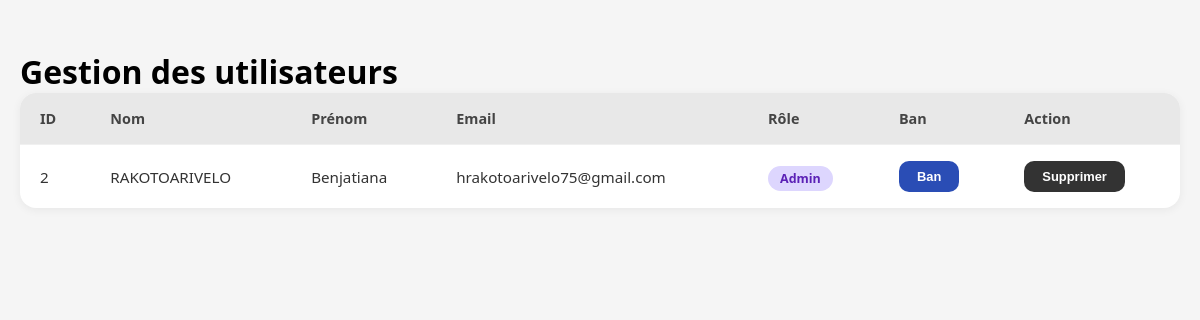
/Admin/Users.php (signed in), run on the app's committed database.
### tables this page shows
CREATE TABLE `utilisateurs` (
  `id` int(11) NOT NULL,
  `nom` varchar(50) NOT NULL,
  `prenom` varchar(50) NOT NULL,
  `email` varchar(50) NOT NULL,
  `mot_de_passe` varchar(255) NOT NULL,
  `role` tinyint(1) NOT NULL DEFAULT 0,
  `ban` tinyint(1) NOT NULL DEFAULT 0
);

### Admin/Users.php (the view, shortened to what this page needs)
<?php
require_once "../Configuration/config.php";
$stmt = $db->query("SELECT id, nom, prenom, email, role, ban FROM utilisateurs");
$utilisateurs = $stmt->fetchAll(PDO::FETCH_ASSOC);
?>
<!DOCTYPE html>
<html lang="fr">
<head>
    <link rel="stylesheet" href="Users.css">
</head>
<body>
<h1>Gestion des utilisateurs</h1>
<table>
    <thead>
        <tr>
            <th>ID</th>
            <th>Nom</th>
            <th>Prénom</th>
            <th>Email</th>
            <th>Rôle</th>
            <th>Ban</th>
            <th>Action</th>
        </tr>
    </thead>
    <tbody>
        <?php foreach ($utilisateurs as $user) { ?>
            <tr>
                <td><?= $user["id"] ?></td>
                <td><?= htmlspecialchars($user["nom"]) ?></td>
                <td><?= htmlspecialchars($user["prenom"]) ?></td>
                <td><?= htmlspecialchars($user["email"]) ?></td>
                <td>
                    <span class="<?= $user["role"] == 2 ? 'role-admin' : 'role-user' ?>">
                        <?= $user["role"] == 2 ? "Admin" : "Utilisateur" ?>
                    </span>
                </td>
                <td>
                    <a href="?ban=<?= $user["id"] ?>&perm=<?= $user["role"] ?>&situation=<?= $user["ban"] ?>"
                        onclick="return confirm('<?= $user['ban'] == 0 ? 'Ban' : 'Unban' ?> <?= htmlspecialchars($user['prenom']) ?> <?= htmlspecialchars($user['nom']) ?> ?')">
                        <button class="btn-supprimer" style="background: #2a4db5;">
                            <?php if($user["ban"]==0) { echo "Ban";}
                                else { echo "Unban";} ?>
                        </button>
                    </a>
                </td>
                <td>
                    <a href="?supprimer=<?= $user["id"] ?>"
                       onclick="return confirm('Supprimer <?= htmlspecialchars($user["prenom"]) ?> <?= htmlspecialchars($user["nom"]) ?> ?')">
                        <button class="btn-supprimer">Supprimer</button>
                    </a>
                </td>
            </tr>
        <?php } ?>
    </tbody>
</table>
</body>
</html>

### Admin/Users.css (style rules this page uses)
* { margin: 0; padding: 0; box-sizing: border-box; }
body { font-family: 'Segoe UI', sans-serif; background: #f5f5f5; min-height: 100vh; padding: 50px 20px; }
table { width: 100%; border-collapse: collapse; background: white; border-radius: 16px; overflow: hidden; box-shadow: 0 2px 10px rgba(0,0,0,0.06); }
thead { background: #e8e8e8; }
th { padding: 16px 20px; text-align: left; font-size: 0.9em; color: #444; font-weight: 700; }
td { padding: 16px 20px; color: #333; font-size: 0.95em; border-top: 1px solid #f0f0f0; }
.role-admin { background: #ddd6fe; color: #5b21b6; padding: 4px 12px; border-radius: 20px; font-size: 0.82em; font-weight: 600; }
.btn-supprimer { background: #333; color: white; border: none; padding: 8px 18px; border-radius: 10px; cursor: pointer; font-size: 0.85em; font-weight: 600; transition: background 0.2s; }

### data on the page
utilisateurs: id "2", nom "RAKOTOARIVELO", prenom "Benjatiana", email "hrakotoarivelo75@gmail.com", role "Admin", ban "Ban"
